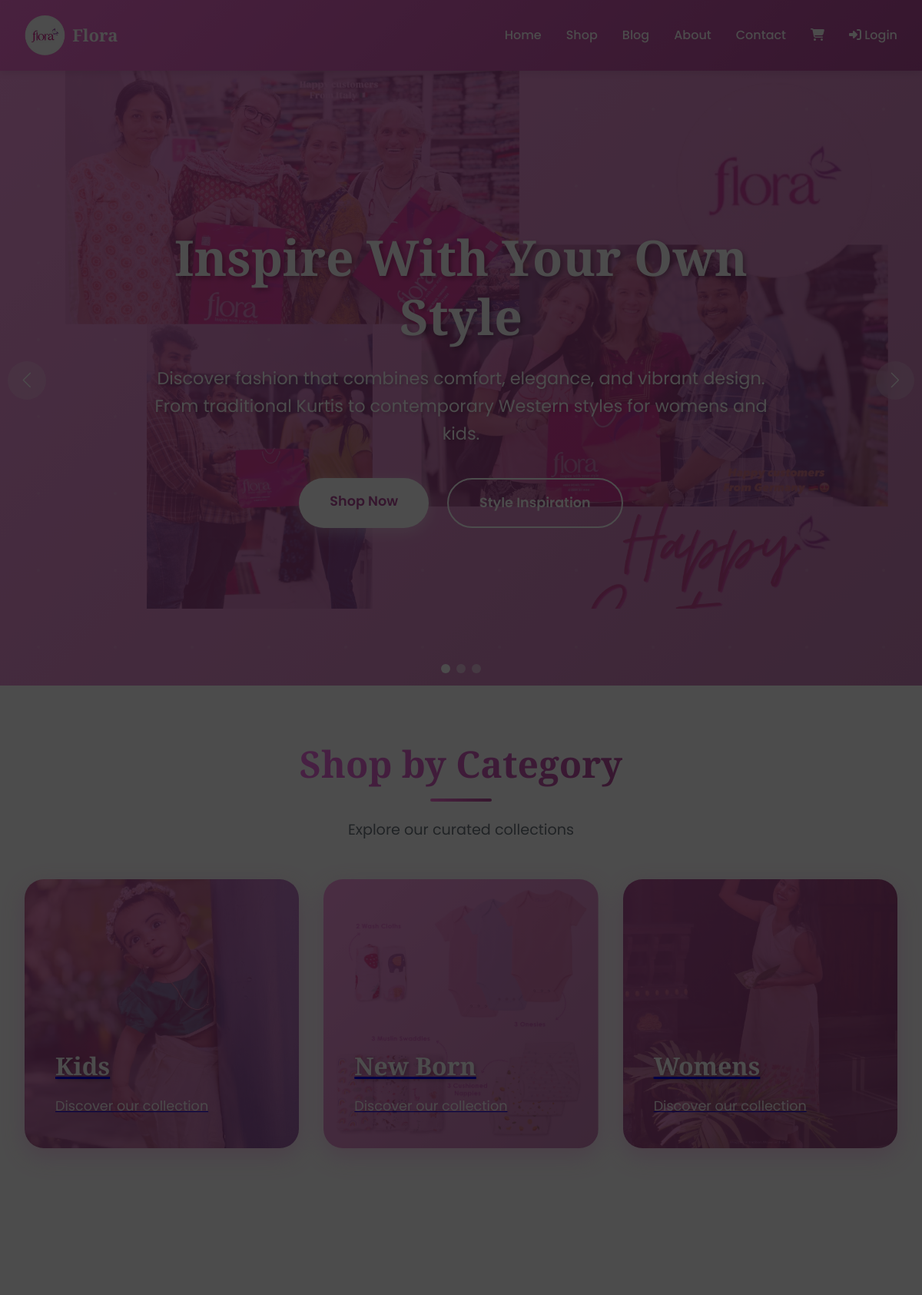
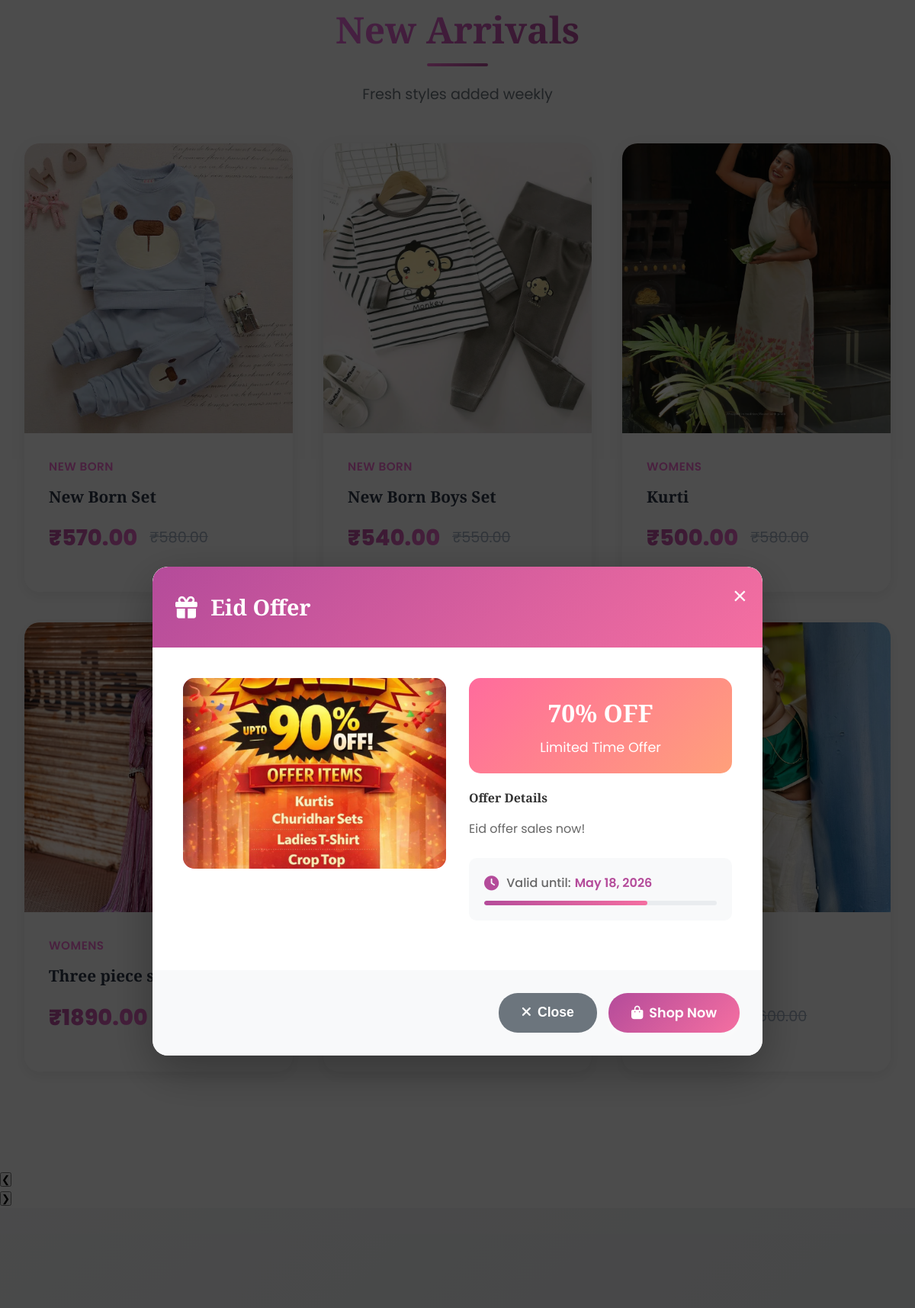
The page / (upper part) on the database its author committed (2 pictures, top to bottom).
### shop/models.py (models this page shows, shortened)
class Category(models.Model):
    name = models.CharField(max_length=200, db_index=True)
    slug = models.SlugField(max_length=200, unique=True)
    description = models.TextField(blank=True, null=True)
    image = models.ImageField(upload_to='categories/', blank=True,null=True)
    created_at = models.DateTimeField(auto_now_add=True)
    updated_at = models.DateTimeField(auto_now=True)
    class Meta:
        ordering = ['name']
        verbose_name = 'category'
        verbose_name_plural = 'categories'

class Product(models.Model):
    PRODUCT_TYPE_CHOICES = [
        ('women', 'Women'),
        ('kids', 'Kids'),
    ]
    STYLE_CHOICES = [
        ('traditional', 'Traditional'),
        ('western', 'Western'),
        ('fusion', 'Fusion'),
    ]
    category = models.ForeignKey(Category, related_name='products', on_delete=models.CASCADE)
    name = models.CharField(max_length=200, db_index=True)
    slug = models.SlugField(max_length=200, db_index=True)
    product_type = models.CharField(max_length=20, choices=PRODUCT_TYPE_CHOICES, default='women')
    style = models.CharField(max_length=20, choices=STYLE_CHOICES, default='traditional')
    description = models.TextField()
    price = models.DecimalField(max_digits=10, decimal_places=2)
    discount_price = models.DecimalField(max_digits=10, decimal_places=2, blank=True, null=True)
    available = models.BooleanField(default=True)
    stock = models.PositiveIntegerField(default=0)
    created_at = models.DateTimeField(auto_now_add=True)
    updated_at = models.DateTimeField(auto_now=True)
    featured = models.BooleanField(default=False)
    material = models.CharField(max_length=100, blank=True)
    care_instructions = models.TextField(blank=True)
    class Meta:
        ordering = ['-created_at']
        indexes = [Index(fields=['id', 'slug'])]
    def get_absolute_url(self):
        return reverse('shop:product_detail', args=[self.id, self.slug])
    def get_display_price(self):
        return self.discount_price if self.discount_price else self.price

class ProductImage(models.Model):
    product = models.ForeignKey(Product, related_name='images', on_delete=models.CASCADE)
    image = models.ImageField(upload_to='products/')
    is_primary = models.BooleanField(default=False)
    alt_text = models.CharField(max_length=200, blank=True)
    created_at = models.DateTimeField(auto_now_add=True)
    class Meta:
        ordering = ['-is_primary', 'created_at']

### shop/views.py (the view)
# urls.py: path('', views.home, name='home'),
def home(request):
    featured_products = Product.objects.filter(featured=True, available=True)[:8]
    categories = Category.objects.all()[:6]
    new_arrivals = Product.objects.filter(available=True).order_by('-created_at')[:8]
    latest_blogs = Blog.objects.all().order_by('-created_at')[:3]
    active_offers = Offer.objects.filter(is_active=True).order_by('-priority', '-created_at')[:3]
    context = {
        'featured_products': featured_products,
        'categories': categories,
        'new_arrivals': new_arrivals,
        'latest_blogs': latest_blogs,
        'active_offers': active_offers,
    }
    return render(request, 'shop/home.html', context)

### cart/cart.py (called while the page is built)
    def __len__(self):
        return sum(item['quantity'] for item in self.cart.values())

### cart/context_processors.py (called while the page is built)
def cart(request):
    return {'cart': Cart(request)}

### templates/shop/home.html (shortened to what this page needs)
{% extends "base.html" %}
{% load static %}
{% block extra_css %}
<link rel="stylesheet" href="https://cdn.jsdelivr.net/npm/swiper@11/swiper-bundle.min.css" />
{% endblock %}
{% block content %}
<section class="hero">
    <div class="hero-carousel swiper">
        <div class="swiper-wrapper">
            <div class="swiper-slide">
                <img src="{% static 'images/happycustomers.png' %}" alt="Flora Fashion Collection">
            </div>
        </div>
        <div class="swiper-button-next"></div>
        <div class="swiper-button-prev"></div>
        <div class="swiper-pagination"></div>
    </div>
    <div class="hero-content">
        <h1>Inspire With Your Own Style</h1>
        <p>Discover fashion that combines comfort, elegance, and vibrant design. From traditional Kurtis to contemporary Western styles for womens and kids.</p>
        <div class="hero-buttons">
            <a href="{% url 'shop:product_list' %}" class="btn btn-primary">Shop Now</a>
            <a href="{% url 'shop:blog_list' %}" class="btn btn-secondary">Style Inspiration</a>
        </div>
    </div>
</section>
<div id="offerModal" class="custom-modal" style="display: none; position: fixed; top: 0; left: 0; width: 100%; height: 100%; background: rgba(0,0,0,0.7); z-index: 10000; align-items: center; justify-content: center;">
    <div class="modal-content" style="background: white; border-radius: 20px; max-width: 800px; width: 90%; max-height: 90vh; overflow-y: auto; box-shadow: 0 20px 60px rgba(0,0,0,0.3);">
        <div class="modal-header" style="background: linear-gradient(135deg, #B44B9A, #F56FA1); color: white; border-radius: 20px 20px 0 0; padding: 30px; position: relative;">
            <h5 class="modal-title" style="font-size: 1.8rem; font-weight: 700; margin: 0;">
                <i class="fas fa-gift" style="margin-right: 10px;"></i>
                <span id="modalOfferTitle">Special Offer</span>
            </h5>
            <button type="button" class="modal-close" onclick="closeOfferModal()" style="position: absolute; top: 20px; right: 20px; background: none; border: none; color: white; font-size: 2rem; cursor: pointer; opacity: 0.8;">
                <span>&times;</span>
            </button>
        </div>
        <div class="modal-body" style="padding: 40px;">
            <div style="display: grid; grid-template-columns: 1fr 1fr; gap: 30px;">
                <div>
                    <div id="modalOfferImage" style="width: 100%; height: 250px; background: linear-gradient(135deg, #B44B9A, #F56FA1); border-radius: 15px; display: flex; align-items: center; justify-content: center; margin-bottom: 20px;">
                    </div>
                </div>
                <div>
                    <div style="background: linear-gradient(135deg, #FF6B9D, #FFA07A); color: white; padding: 20px; border-radius: 15px; margin-bottom: 20px; text-align: center;">
                        <h3 style="font-size: 2rem; font-weight: 700; margin-bottom: 5px;" id="modalOfferDiscount">50% OFF</h3>
                        <p style="margin: 0; font-size: 1.1rem;">Limited Time Offer</p>
                    </div>
                    <div style="margin-bottom: 25px;">
                        <h4 style="color: #333; font-weight: 600; margin-bottom: 15px;">Offer Details</h4>
                        <p id="modalOfferDescription" style="color: #666; line-height: 1.6; font-size: 1rem;">
                        </p>
                    </div>
                    <div style="background: #f8f9fa; padding: 20px; border-radius: 10px; margin-bottom: 25px;">
                        <div style="display: flex; align-items: center; margin-bottom: 10px;">
                            <i class="fas fa-clock" style="color: #B44B9A; margin-right: 10px; font-size: 1.2rem;"></i>
                            <span style="color: #666; font-weight: 500;">Valid until:</span>
                            <span style="color: #B44B9A; font-weight: 600; margin-left: 5px;" id="modalOfferValidUntil">Dec 31, 2024</span>
                        </div>
                        <div style="width: 100%; height: 6px; background: #e9ecef; border-radius: 3px; overflow: hidden;">
                            <div style="width: 70%; height: 100%; background: linear-gradient(135deg, #B44B9A, #F56FA1); border-radius: 3px;"></div>
                        </div>
                    </div>
                </div>
            </div>
        </div>
        <div class="modal-footer" style="padding: 30px; background: #f8f9fa; border-radius: 0 0 20px 20px; display: flex; justify-content: flex-end; gap: 15px;">
            <button type="button" class="btn btn-secondary" onclick="closeOfferModal()" style="padding: 12px 30px; border-radius: 25px; font-weight: 600; background: #6c757d; color: white; border: none; cursor: pointer;">
                <i class="fas fa-times" style="margin-right: 8px;"></i>Close
            </button>
            <a href="{% url 'shop:product_list' %}" class="btn btn-primary" style="background: linear-gradient(135deg, #B44B9A, #F56FA1); border: none; padding: 12px 30px; border-radius: 25px; font-weight: 600; color: white; text-decoration: none; display: inline-flex; align-items: center;">
                <i class="fas fa-shopping-bag" style="margin-right: 8px;"></i>Shop Now
            </a>
        </div>
    </div>
</div>
<div class="container">
    <div class="section-title">
        <h2>Shop by Category</h2>
        <p>Explore our curated collections</p>
    </div>
    <div class="categories-grid">
        {% if categories %}
            {% for category in categories %}
            <a href="{% url 'shop:product_list_by_category' category.slug %}" class="category-card"
               {% if category.image %}
               style="background-image: linear-gradient(135deg, rgba(245, 111, 211, 0.7), rgba(180, 75, 154, 0.7)), url('{{ category.image.url }}'); background-size: cover; background-position: center;"
               {% endif %}>
                <div class="category-content">
                    <h3>{{ category.name }}</h3>
                    <p>{{ category.description|default:"Discover our collection" }}</p>
                </div>
            </a>
            {% endfor %}
        {% endif %}
    </div>
</div>
{% if new_arrivals %}
<div class="container">
    <div class="section-title">
        <h2>New Arrivals</h2>
        <p>Fresh styles added weekly</p>
    </div>
    <div class="products-grid">
        {% for product in new_arrivals %}
        <a href="{{ product.get_absolute_url }}" class="product-card">
            <div class="product-image">
                {% if product.images.all %}
                    <img src="{{ product.images.first.image.url }}" alt="{{ product.name }}">
                {% else %}
                    <i class="fas fa-tshirt"></i>
                {% endif %}
            </div>
            <div class="product-info">
                <div class="product-category">{{ product.category.name }}</div>
                <h3>{{ product.name }}</h3>
                <div class="product-price">
                    <span class="price-current">₹{{ product.get_display_price }}</span>
                    {% if product.discount_price %}
                    <span class="price-old">₹{{ product.price }}</span>
                    {% endif %}
                </div>
            </div>
        </a>
        {% endfor %}
    </div>
</div>
{% endif %}
<section class="video-carousel-section">
  <div class="video-carousel">
    <button class="nav-arrow left" onclick="slide(-1)">&#10094;</button>
    <button class="nav-arrow right" onclick="slide(1)">&#10095;</button>
  </div>
</section>
{% if latest_blogs %}
<section class="latest-blogs" style="padding: 80px 0; background: linear-gradient(135deg, #f8f9fa 0%, #e9ecef 100%);">
    <div class="container">
    </div>
</section>
{% endif %}
{% endblock %}

### templates/base.html (style rules this page uses)
* { margin: 0; padding: 0; box-sizing: border-box; }
:root { --primary-color: #f56fd3; --secondary-color: #b44b9a; --accent-color: #FFA07A; --purple-accent: #9B59B6; --text-dark: #2C3E50; --text-light: #7F8C8D; --bg-light: #FFF5F8; --white: #FFFFFF; --success: #27AE60; --warning: #F39C12; }
body { font-family: 'Poppins', sans-serif; line-height: 1.6; color: var(--text-dark); background-color: var(--white); }
h1, h2, h3, h4, h5, h6 { font-family: 'Playfair Display', serif; font-weight: 600; }
.container { max-width: 1200px; margin: 0 auto; padding: 2rem; }
.btn { padding: 0.75rem 2rem; border: none; border-radius: 50px; font-weight: 600; cursor: pointer; transition: all 0.3s ease; text-decoration: none; display: inline-block; text-align: center; }
.btn-primary { background: linear-gradient(135deg, var(--primary-color), var(--secondary-color)); color: var(--white); }
.btn-secondary { background: var(--accent-color); color: var(--white); }

### rows shown on the page
Category: image (picture), name "Kids", description "Discover our collection"
Category: image (picture), name "New Born", description "Discover our collection"
Category: image (picture), name "Womens", description "Discover our collection"
Product: images.first.image (picture), category.name "NEW BORN", name "New Born Set", get_display_price "570.00", price "580.00"
Product: images.first.image (picture), category.name "NEW BORN", name "New Born Boys Set", get_display_price "540.00", price "550.00"
Product: images.first.image (picture), category.name "WOMENS", name "Kurti", get_display_price "500.00", price "580.00"
Product: category.name "WOMENS", name "Three piece set", get_display_price "1890.00"
